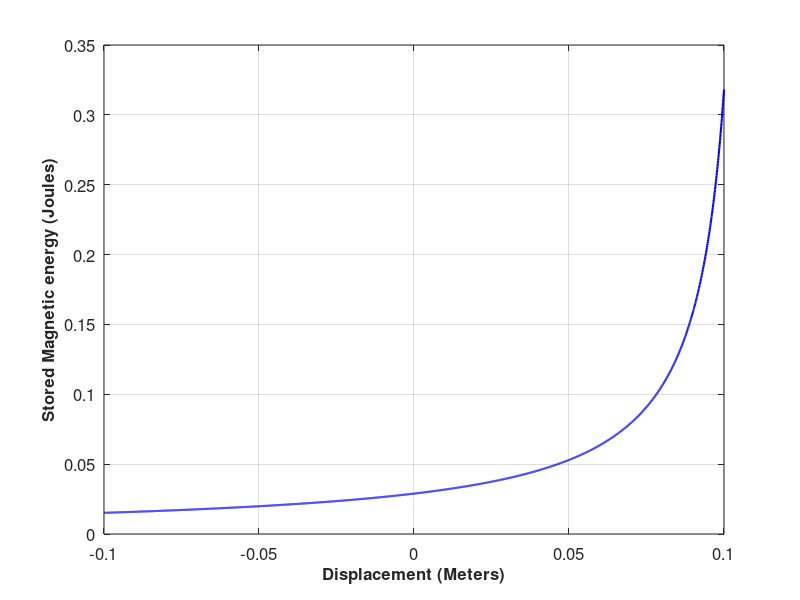
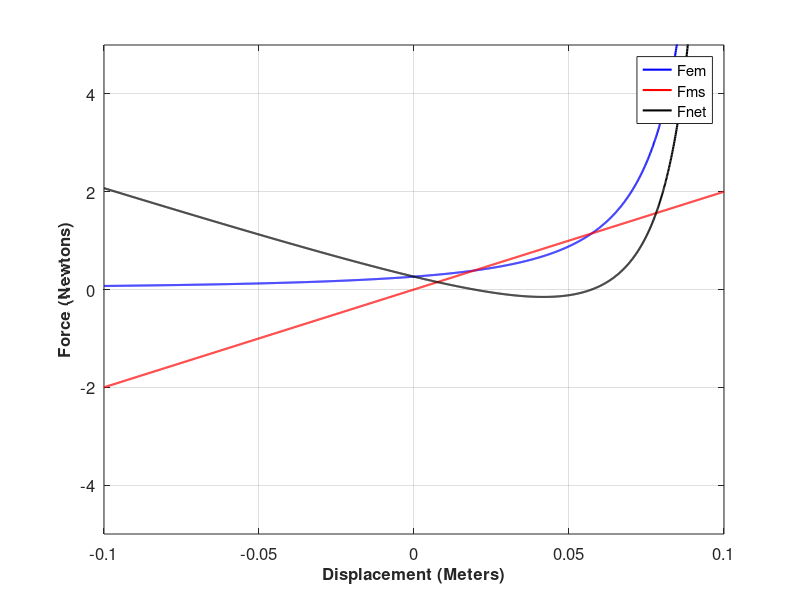
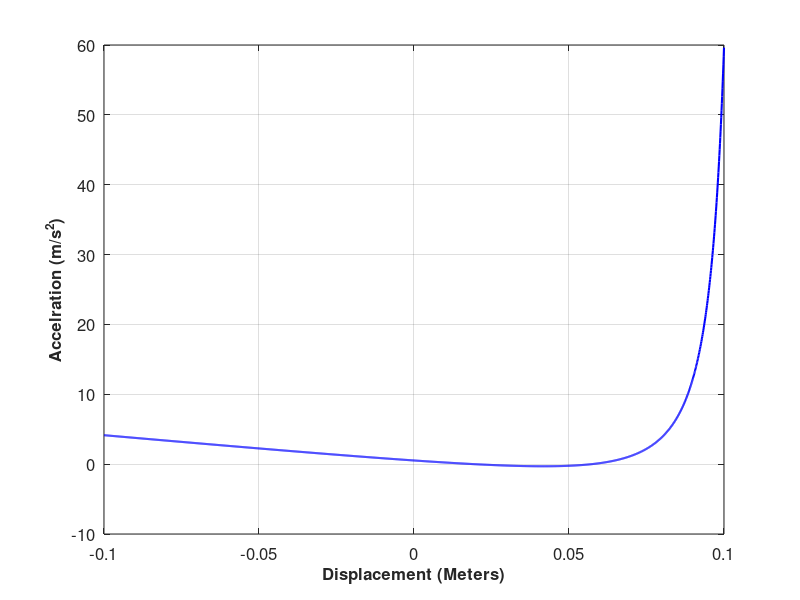
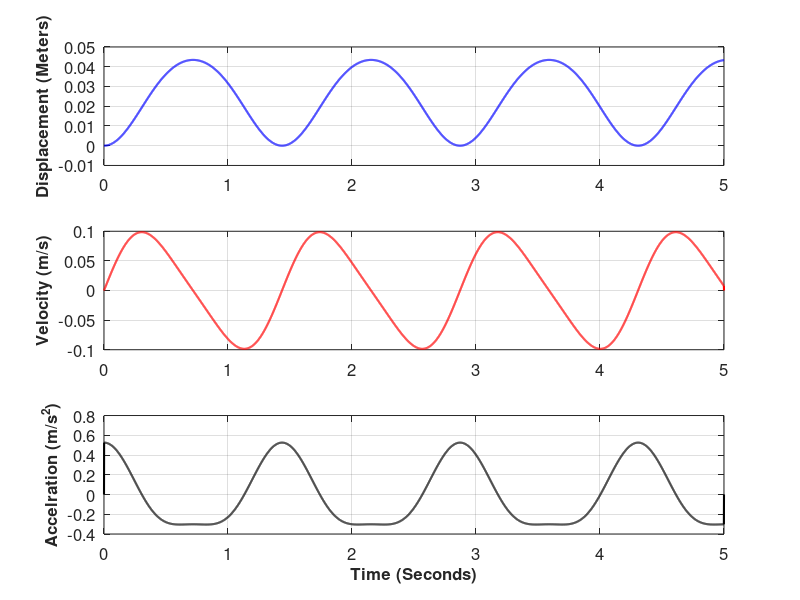

MATLAB code to generate these figures, in order:
function []=solution_hw4()

%% EE361 HW#4

%% NAME: _SOLUTION_
%% STUDENT NUMBER: 123456

%%
% PARAMETERS
%define the constant parameters
I = 15; % Amps
Nturn = 150; % turns
A = 10e-4; % m^2
lr = 1e-2; % m
m = 0.5; % kg
kspring = 20; % N/m
u0 = 4*pi*1e-7; % H/m

x = -0.1:0.0001:0.1; % meters

%%
% part a

%%
% RELUCTANCE
%%
% $R=l/(u_0A)$
%%
% $R=(0.1-x+l_r)/(u_0A)$

R = (0.1-x+lr)/(u0*A);

%%
% INDUCTANCE
%%
% $L=N^2/R$

L = Nturn^2./R;

%%
% part b

%%
% STORED MAGNETIC ENERGY
%%
% $W=(1/2)LI^2$

W = (1/2)*L*I^2;

figure;
plot(x,W,'b -','Linewidth',1.5);
grid on;
set(gca,'FontSize',12);
xlabel('Displacement (Meters)','FontSize',12,'FontWeight','Bold')
ylabel('Stored Magnetic energy (Joules)','FontSize',12,'FontWeight','Bold')


%%
% part c

%%
% part c-i

%%
% ELECTROMAGNETIC FORCE
%%
% $W=(1/2)LI^2$
%%
% $W=(1/2)(N^2/R)I^2$
%%
% $W=(1/2)(N^2AI^2u_0)/(0.1-x+l_r)$
%%
% $Fem = dW/dx$
%%
% $Fem=(1/2)(N^2AI^2u_0)/(0.1-x+l_r)^2$

Fem = (1/2)*(Nturn^2*A*I^2*u0)./(0.1-x+lr).^2;

%%
% part c-ii

%%
% MECHANICAL SPRING FORCE
%%
% $Fms = kx$

Fms = kspring*x;

%%
% the direction is to the right

%%
% part c-iii

%%
% NET FORCE
%%
% $Fnet = Fem-Fms$

Fnet = Fem-Fms;

%%
% net force is defined in the direction of displacement

%%
% part c-iv

figure;
plot(x,Fem,'b -','Linewidth',1.5);
hold on;
plot(x,Fms,'r -','Linewidth',1.5);
hold on;
plot(x,Fnet,'k -','Linewidth',1.5);
hold off;
grid on;
ylim([-5,5]);
set(gca,'FontSize',12);
xlabel('Displacement (Meters)','FontSize',12,'FontWeight','Bold')
ylabel('Force (Newtons)','FontSize',12,'FontWeight','Bold')
legend('Fem','Fms','Fnet');


%%
% part c-v

%%
% The net force is positive (in the direction of +x) in
% interval1: [-0.1 - 0.02] and interval2: [0.057 - 0.1]
% The net force is negative (in the direction of -x) in
% interval3: [0.02 - 0.057]
% In intervals 1 and 2, the electromagnetic device overcomes the the spring
% force. In interval 3, the spring force is stronger.


%%
% part d

%%
% ACCELERATION

%%
% $a = [(1/2)(N^2AI^2u_0)/(0.1-x+l_r)^2-kx]/m$

a = Fnet/m;

figure;
plot(x,a,'b -','Linewidth',1.5);
grid on;
set(gca,'FontSize',12);
xlabel('Displacement (Meters)','FontSize',12,'FontWeight','Bold')
ylabel('Accelration (m/s^2)','FontSize',12,'FontWeight','Bold')


%%
% part e

%%
% part e-i
%%
% AGAINST TIME

Ts = 1e-3; % time step (seconds)
t = 0:Ts:5; % time vector
N = numel(t); % number of elements
position = zeros(1,N);
velocity = zeros(1,N);
ivme = zeros(1,N);

for k = 2:N-1
    acceleration = calculate_acceleration(position(k));
    velocity(k) = velocity(k-1)+acceleration*Ts;
    position(k+1) = position(k)+velocity(k)*Ts;
    ivme(k) = acceleration;
end


%%
% part e-ii

figure;

subplot(3,1,1);
plot(t,position,'b -','Linewidth',1.5);
grid on;
set(gca,'FontSize',12);
ylabel('Displacement (Meters)','FontSize',12,'FontWeight','Bold')

subplot(3,1,2);
plot(t,velocity,'r -','Linewidth',1.5);
grid on;
set(gca,'FontSize',12);
ylabel('Velocity (m/s)','FontSize',12,'FontWeight','Bold')

subplot(3,1,3);
plot(t,ivme,'k -','Linewidth',1.5);
grid on;
set(gca,'FontSize',12);
xlabel('Time (Seconds)','FontSize',12,'FontWeight','Bold')
ylabel('Accelration (m/s^2)','FontSize',12,'FontWeight','Bold')


%%
% part f

%%
% As the name suggests, it has an oscillatory behaviour. Since the net
% force is in the direction of +x at initial position, the mass moves to
% the left. At some point, the force becomes negative and starts to slow
% down. When it stops, it starts to go back until its initial position. It
% cannot go further since there is no disspated energy. The oscillation
% does not end theoretically since the system is lossless.

 

%%

    function [acc] = calculate_acceleration(pos)
        
        Fm = (u0*Nturn^2*A*I^2)./(2*(0.1-pos+lr).^2);
        Fs = kspring*pos;
        Fnet1 = Fm-Fs;
        acc = Fnet1/m;
   
    end


end